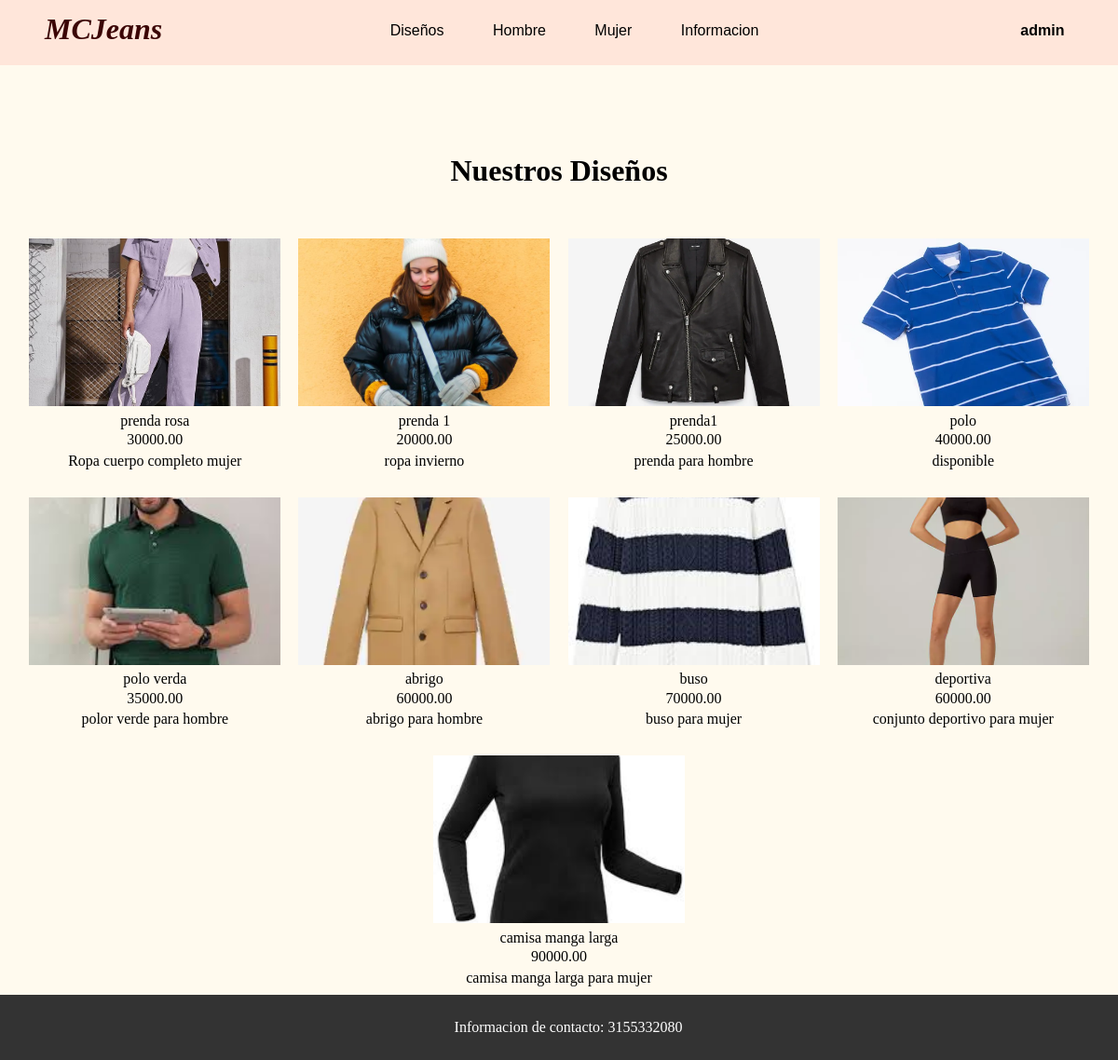
The app's page /diseños/ (signed in) with its own data.
### principal/models.py (models this page shows, shortened)
class Producto(models.Model):
    Nombre = models.CharField(max_length=200)
    Descripcion = models.CharField(max_length=1000)
    Precio = models.DecimalField(max_digits=10, decimal_places=2)
    Imagen = models.ImageField(upload_to='static/img/productos/', null=True, blank=True)
    Unidades_disponibles = models.IntegerField(default=0, validators=[MinValueValidator(0)])
    categoria = models.BooleanField(default=True)

### principal/views.py (called while the page is built)
def disenos(request):
    producto = Producto.objects.all()
    return render(request, 'disenos.html',{
        'producto' : producto
    })

### principal/templates/disenos.html (shortened to what this page needs)
{% extends 'navbar.html' %}
{% load static %}
{% block extrahead %}
<head>
    <link rel="stylesheet" href="{% static '/css/disenos.css' %}">
    <link rel="stylesheet" href="{% static '/css/contenido.css' %}">
</head>
{% endblock extrahead%}
    {% block content %}
    <div class="content">
        <h1>Nuestros Diseños</h1>
        <br>
        <div class="imagenes">
            {% for pro in producto %}
            <a class="sobre" href="{% url 'producto' pro.id %}">
                <figure>
                    <img width="400" height="240" src="{{ pro.Imagen.url }}" alt="prenda3">
                    <figcaption>
                        <p class="prenda_title">{{pro.Nombre}}</p>
                        <p class="prenda_precio">{{pro.Precio}}</p>
                        <p class="prenda_descripcion">{{pro.Descripcion}}</p>
                    </figcaption>
                </figure>
            </a>
            {% endfor %}
        </div>
        <br><br><br>
        <div class="bot">
            <p>Informacion de contacto: 3155332080</p>
        </div>
    </div>
    </div>
    {% endblock content%}

### principal/templates/navbar.html (shortened to what this page needs)
{% load static %}
<!DOCTYPE html>
<html lang="es">
<head>
    <link rel="stylesheet" href="{% static 'css/Menu.css' %}">
    {% block extrahead %}
    {% endblock extrahead%}
</head>
<body>
    <div class="menu">
        <ul class="menu li">
            <a class="logo" href="{% url 'main' %}">MCJeans</a>
            <li><a href="{% url 'disenos' %}">Diseños</a></li>
            <li><a href="{% url 'hombre' %}">Hombre</a></li>
            <li><a href="{% url 'mujer' %}">Mujer</a></li>
            <li><a href="{% url 'informacion' %}">Informacion</a></li>
            {% if user.is_authenticated %}
            <li>
                <div class="dropdown">
                    <a class="login" href="#" id="dropdownMenuLink" data-bs-toggle="dropdown" aria-expanded="false">
                        {{ user.username }}
                    </a>
                </div>
            </li>
            {% else %}
            <li><a class="login" href="{% url 'registro' %}">Iniciar sesion</a></li>
            {% endif %}
        </ul>
    </div>
    <div class="content">
        {% block content %}
        {% endblock content%}
</body>
</html>

### static/css/Menu.css (style rules this page uses)
body { margin: 0; padding: 0; margin: 0; background-color: #FFFAEE; }
.menu { position: fixed; font-family: Arial, Helvetica, sans-serif; background-color: #ffe6da; padding-bottom: 70px; border-bottom: 5vw; width: 100vw; animation: desplazar 0.6s; z-index: 998; }
.menu ul { text-align: left; list-style: none; width: 100vw; max-width: 100vw; margin: 0vw; display: inline-block; padding: 0vw; }
.menu li a { text-decoration: none; color: black; padding: 3vw; display: block; margin: 0; }
.menu li { display: inline-block; margin: -1vw; text-align: center; padding: 0%; }
.logo { text-decoration: none; font-size: 2em; font-family: Cambria, Cochin, Georgia, Times, 'Times New Roman', serif; font-style: oblique; font-weight: bold; color: rgb(59, 4, 4); text-align: center; display: inline-block; margin-right: 18vw; margin-left: 4vw; transform: translateY(10%); }
.menu ul li .login { text-decoration: none; font-weight: bold; color: black; margin-left: 18vw; width: 6vw; }

### static/css/disenos.css (style rules this page uses)
.imagenes { display: flex; flex-wrap: wrap; justify-content: center; font-family: "Monserrat-Light"; position: relative; margin: 0.4vw; }
.imagenes figure { margin: 0.1vw; padding: 0.5vw; margin-bottom: 1vw; }
.imagenes figure img { width: 22.5vw; min-width: 200px; height: 15vw; min-height: 150px; object-fit: cover; margin: 0.2vw; }
.prenda_title { font-family: "Monserrat-bold"; text-align: center; padding: 0%; margin: 0%; }
.prenda_precio { font-family: "Monserrat-medium"; text-align: center; padding: 0.2vw; margin: 0%; }
.prenda_descripcion { font-family: "Monserrat-light"; text-align: center; padding: 0.2vw; margin: 0%; }
.sobre { text-decoration: none; color: inherit; }

### static/css/contenido.css (style rules this page uses)
.content { padding-top: 6%; }
h1 { text-align: center; font-family: "Monserrat-Light"; }
.bot { position: absolute; bottom: 0; left: 0; bottom: 0; width: 100%; background-color: #333; color: #fff; padding: 10px; text-align: center; }
body { position: relative; min-height: 100vh; }

### records on screen
Producto: Imagen (picture), Nombre "prenda rosa", Precio "30000.00", Descripcion "Ropa cuerpo completo mujer"
Producto: Imagen (picture), Nombre "prenda 1", Precio "20000.00", Descripcion "ropa invierno"
Producto: Imagen (picture), Nombre "prenda1", Precio "25000.00", Descripcion "prenda para hombre"
Producto: Imagen (picture), Nombre "polo", Precio "40000.00", Descripcion "disponible"
Producto: Imagen (picture), Nombre "polo verda", Precio "35000.00", Descripcion "polor verde para hombre"
Producto: Imagen (picture), Nombre "abrigo", Precio "60000.00", Descripcion "abrigo para hombre"
Producto: Imagen (picture), Nombre "buso", Precio "70000.00", Descripcion "buso para mujer"
Producto: Imagen (picture), Nombre "deportiva", Precio "60000.00", Descripcion "conjunto deportivo para mujer"
Producto: Imagen (picture), Nombre "camisa manga larga", Precio "90000.00", Descripcion "camisa manga larga para mujer"

### other values on screen
{{ user.username }} "admin"
